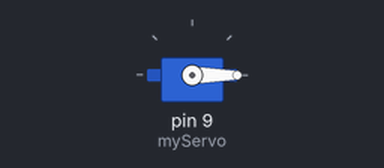
A sketch run on a simulated Arduino Uno, built with avr-gcc and run on an emulated ATmega328P. On the bench: servo.

Above: at 0.05 s.
At 1.5 s:
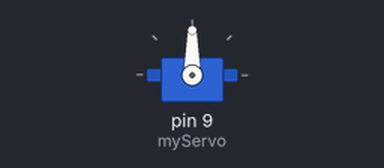
At 3.0 s:
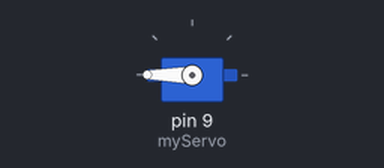
Timing chart, 0 to 6.9 s (numbered marks = the images above):
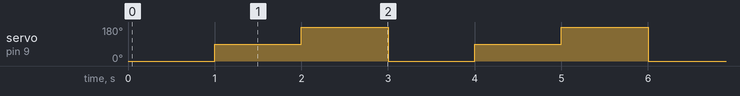

The sketch:

servo_control.ino
```cpp
#include <Servo.h>
Servo myServo;

// ユーザー角度 (-90〜+90) を write 用角度 (0〜180) に変換
void servoWrite(int angle) {
    myServo.write(90 + angle);
}

void setup()
{
    myServo.attach(9); // 黄線をPin9に接続
}
void loop()
{
    servoWrite(-90); // -90度（左端）
    delay(1000);

    servoWrite(0);   // 0度（中央）
    delay(1000);

    servoWrite(90);  // +90度（右端）
    delay(1000);
}

// arduino-cli compile --fqbn arduino:avr:uno .
// arduino-cli upload -p COM4 --fqbn arduino:avr:uno .
```

Measured:
- by itself, servo on pin 9 (myServo): repeats every 3.0 s: 180° 1.0 s, 0° 1.0 s, 90° 1.0 s
